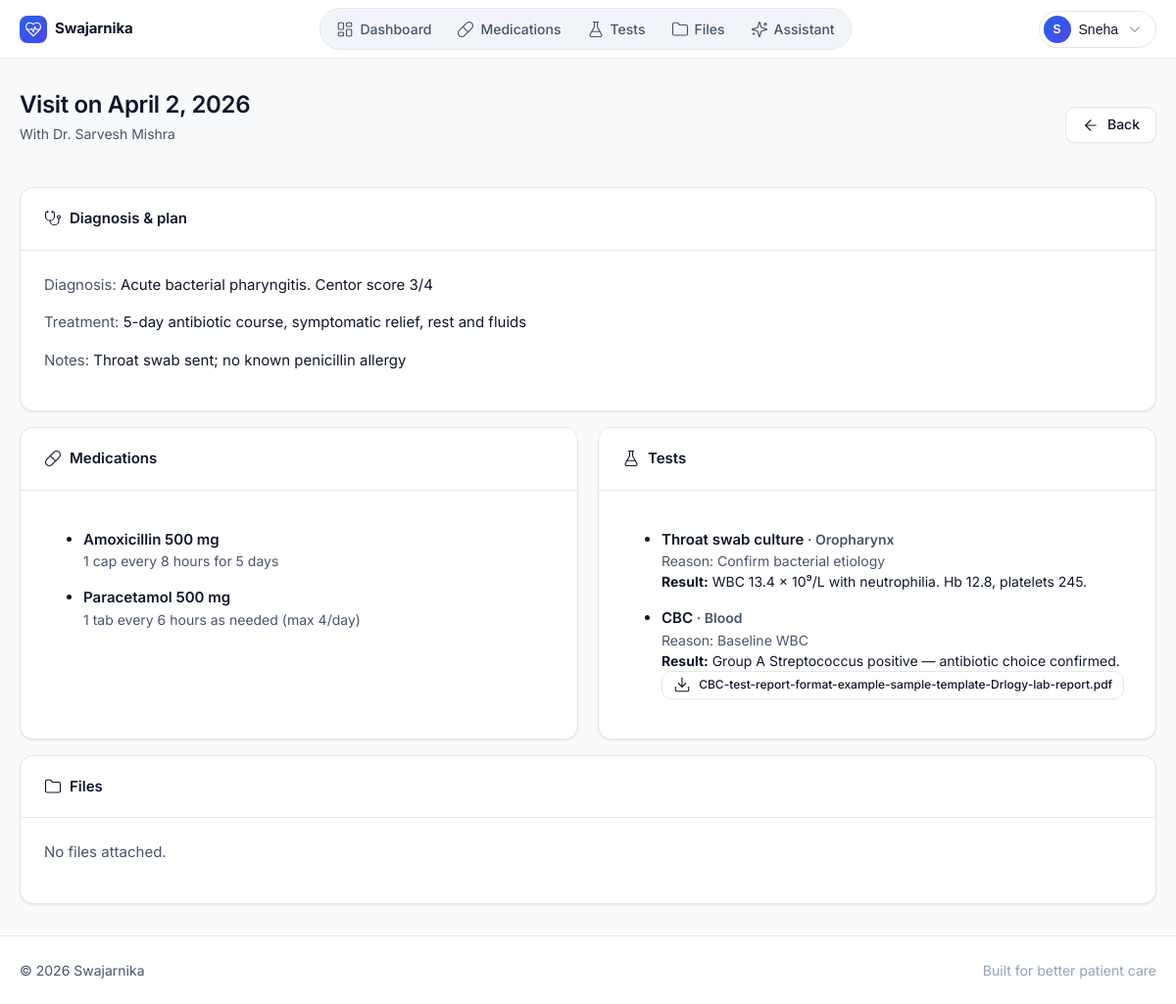
/patient/visit/1/ (signed in), run on the app's committed database.
### core/models.py (models this page shows, shortened)
class User(AbstractUser):
    is_doctor = models.BooleanField(default=False)
    is_patient = models.BooleanField(default=False)

class Patient(models.Model):
    user = models.OneToOneField(User, on_delete=models.CASCADE)
    doctor = models.ForeignKey(
        Doctor,
        on_delete=models.SET_NULL,
        related_name='patients',
        null=True,
        blank=True,
    )
    name = models.CharField(max_length=255)
    email = models.EmailField(unique=True)
    date_of_birth = models.DateField()
    gender = models.CharField(max_length=20)
    phone = models.CharField(max_length=15, blank=True, null=True)
    address = models.TextField(blank=True, null=True)
    created_at = models.DateTimeField(auto_now_add=True)

class Visit(models.Model):
    patient = models.ForeignKey(Patient, on_delete=models.CASCADE)
    doctor = models.ForeignKey(Doctor, on_delete=models.CASCADE)
    date_of_visit = models.DateField()
    diagnosis = models.TextField()
    treatment_plan = models.TextField()
    notes = models.TextField(blank=True, null=True)
    created_at = models.DateTimeField(auto_now_add=True)

class Doctor(models.Model):
    user = models.OneToOneField(User, on_delete=models.CASCADE)
    name = models.CharField(max_length=255)
    email = models.EmailField(unique=True)
    specialization = models.CharField(max_length=255)
    phone = models.CharField(max_length=15, blank=True, null=True)
    hospital = models.CharField(max_length=255, blank=True, null=True)
    created_at = models.DateTimeField(auto_now_add=True)

class Medication(models.Model):
    visit = models.ForeignKey(Visit, on_delete=models.CASCADE)
    medication_name = models.CharField(max_length=255)
    reason = models.TextField()
    instructions = models.TextField()
    missed_dose_instructions = models.TextField()
    created_at = models.DateTimeField(auto_now_add=True)

class Test(models.Model):
    visit = models.ForeignKey(Visit, on_delete=models.CASCADE)
    test_name = models.CharField(max_length=255)
    region = models.CharField(max_length=255, blank=True, null=True)
    reason = models.TextField()
    result = models.TextField(blank=True, null=True)
    result_file = models.FileField(upload_to='test_results/', blank=True, null=True)
    result_added_at = models.DateTimeField(blank=True, null=True)

### core/template_views.py (the view)
# urls.py: path('patient/visit/<int:visit_id>/', template_views.patient_visit_detail, name='patient_visit_detail'),
@patient_required
def patient_visit_detail(request, visit_id):
    visit = get_object_or_404(Visit, id=visit_id, patient=request.user.patient)
    medications = Medication.objects.filter(visit=visit)
    tests = Test.objects.filter(visit=visit)
    files = FileUpload.objects.filter(visit=visit)
    context = {
        'visit': visit,
        'medications': medications,
        'tests': tests,
        'files': files
    }
    return render(request, 'core/patient/visit_detail.html', context)

### core/template_views.py (called while the page is built)
def patient_required(view_func):
    @wraps(view_func)
    def wrapper(request, *args, **kwargs):
        if not hasattr(request.user, 'patient'):
            return redirect('patient_login')
        return view_func(request, *args, **kwargs)
    return wrapper

### core/templatetags/custom_filters.py (called while the page is built)
@register.filter
def filename(value):
    return os.path.basename(value)

### core/templatetags/lucide.py (called while the page is built)
@register.simple_tag
def icon(name, size=18, **kwargs):
    body = _ICONS.get(name)
    if body is None:
        return mark_safe(f"<!-- icon:{name} not found -->")
    extra_cls = kwargs.get("class", "")
    klass = f"lucide {extra_cls}".strip()
    sw = kwargs.get("stroke_width", "1.5")
    aria = 'aria-hidden="true"'
    svg = (
        f'<svg xmlns="http://www.w3.org/2000/svg" class="{klass}" '
        f'width="{size}" height="{size}" viewBox="0 0 24 24" '
        f'fill="none" stroke="currentColor" stroke-width="{sw}" '
        f'stroke-linecap="round" stroke-linejoin="round" {aria}>'
        f'{body}</svg>'
    )
    return mark_safe(svg)

### core/templates/core/patient/visit_detail.html (shortened to what this page needs)
{% extends 'core/base.html' %}
{% load custom_filters %}
{% load lucide %}
{% block content %}
<div class="sw-page-head">
    <div>
        <h1>Visit on {{ visit.date_of_visit }}</h1>
        <p class="sw-page-sub">With Dr. {{ visit.doctor.name }}</p>
    </div>
    <a href="{% url 'patient_dashboard' %}" class="sw-btn sw-btn-secondary">
        {% icon "arrow-left" size=16 %}<span>Back</span>
    </a>
</div>
<div class="sw-card sw-mb-4">
    <div class="sw-card-header">
        <span class="sw-flex" style="align-items:center;gap:8px;">{% icon "stethoscope" size=16 %}Diagnosis &amp; plan</span>
    </div>
    <div class="sw-card-body">
        <p><span class="sw-text-muted">Diagnosis:</span> {{ visit.diagnosis }}</p>
        <p><span class="sw-text-muted">Treatment:</span> {{ visit.treatment_plan }}</p>
        {% if visit.notes %}<p><span class="sw-text-muted">Notes:</span> {{ visit.notes }}</p>{% endif %}
    </div>
</div>
<div class="sw-grid sw-grid-2">
    <div class="sw-card">
        <div class="sw-card-header">
            <span class="sw-flex" style="align-items:center;gap:8px;">{% icon "pill" size=16 %}Medications</span>
        </div>
        <div class="sw-card-body">
            {% if medications %}
                <ul class="sw-stack">
                    {% for m in medications %}
                        <li>
                            <div class="sw-fw-600">{{ m.medication_name }}</div>
                            <div class="sw-text-sm sw-text-muted">{{ m.instructions }}</div>
                        </li>
                    {% endfor %}
                </ul>
            {% else %}
                <p class="sw-text-muted">None prescribed.</p>
            {% endif %}
        </div>
    </div>
    <div class="sw-card">
        <div class="sw-card-header">
            <span class="sw-flex" style="align-items:center;gap:8px;">{% icon "flask-conical" size=16 %}Tests</span>
        </div>
        <div class="sw-card-body">
            {% if tests %}
                <ul class="sw-stack">
                    {% for t in tests %}
                        <li>
                            <div class="sw-fw-600">{{ t.test_name }}{% if t.region %} <span class="sw-text-muted sw-text-sm">· {{ t.region }}</span>{% endif %}</div>
                            <div class="sw-text-sm sw-text-muted">Reason: {{ t.reason }}</div>
                            {% if t.result %}
                                <div class="sw-text-sm sw-mt-1"><strong>Result:</strong> {{ t.result }}</div>
                            {% elif not t.result_file %}
                                <div class="sw-text-sm sw-text-muted"><em>Result pending</em></div>
                            {% endif %}
                            {% if t.result_file %}
                                <div class="sw-mt-1">
                                    <a class="sw-btn sw-btn-sm sw-btn-secondary" href="{{ t.result_file.url }}" target="_blank">
                                        {% icon "download" size=14 %}<span>{{ t.result_file.name|filename }}</span>
                                    </a>
                                </div>
                            {% endif %}
                        </li>
                    {% endfor %}
                </ul>
            {% else %}
                <p class="sw-text-muted">None ordered.</p>
            {% endif %}
        </div>
    </div>
</div>
<div class="sw-card sw-mt-4">
    <div class="sw-card-header">
        <span class="sw-flex" style="align-items:center;gap:8px;">{% icon "folder" size=16 %}Files</span>
    </div>
    <div class="sw-card-body">
        {% if files %}
            <ul class="sw-file-list">
                {% for f in files %}
                    <li>
                        <span class="sw-file-icon">{% icon "file" size=16 %}</span>
                        <span class="sw-file-name">{{ f.file_path.name|filename }}</span>
                        <a class="sw-btn-icon sw-btn-icon-sm" href="{{ f.file_path.url }}" target="_blank" title="Open" aria-label="Open">
                            {% icon "external-link" size=14 %}
                        </a>
                    </li>
                {% endfor %}
            </ul>
        {% else %}
            <p class="sw-text-muted">No files attached.</p>
        {% endif %}
    </div>
</div>
{% endblock %}

### core/templates/core/base.html (shortened to what this page needs)
{% load static %}
{% load lucide %}
<!DOCTYPE html>
<html lang="en">
<head>
    <link href="{% static 'core/css/main.css' %}" rel="stylesheet">
</head>
<body class="{% block body_class %}{% endblock %}">
    {% block header %}
    <header class="sw-header">
        <div class="sw-container sw-nav">
            <a class="sw-brand" href="/">
                <span class="sw-brand-mark">{% icon "heart-pulse" size=18 %}</span>
                <span>Swajarnika</span>
            </a>
            {% if user.is_authenticated %}
                <ul class="sw-nav-links" id="swNavLinks">
                    {% if user.is_doctor %}
                        <li><a href="{% url 'doctor_dashboard' %}">{% icon "layout-dashboard" size=16 %}<span>Dashboard</span></a></li>
                        <li><a href="{% url 'doctor_patient_add' %}">{% icon "user-plus" size=16 %}<span>Add patient</span></a></li>
                    {% elif user.is_patient %}
                        <li><a href="{% url 'patient_dashboard' %}">{% icon "layout-dashboard" size=16 %}<span>Dashboard</span></a></li>
                        <li><a href="{% url 'patient_medications' %}">{% icon "pill" size=16 %}<span>Medications</span></a></li>
                        <li><a href="{% url 'patient_tests' %}">{% icon "flask-conical" size=16 %}<span>Tests</span></a></li>
                        <li><a href="{% url 'patient_files' %}">{% icon "folder" size=16 %}<span>Files</span></a></li>
                        <li><a href="{% url 'patient_ai_chat' %}">{% icon "sparkles" size=16 %}<span>Assistant</span></a></li>
                    {% endif %}
                </ul>
                <div class="sw-flex">
                    <div class="sw-nav-user" id="swUserMenu">
                        <button class="sw-nav-user-btn" type="button"
                                onclick="document.getElementById('swUserMenu').classList.toggle('open')">
                            <span class="sw-avatar">
                                {% if user.is_doctor %}{{ user.doctor.name|slice:":1"|upper }}
                                {% elif user.is_patient %}{{ user.patient.name|slice:":1"|upper }}
                                {% else %}{{ user.username|slice:":1"|upper }}{% endif %}
                            </span>
                            <span class="sw-nav-user-name">
                                {% if user.is_doctor %}Dr. {{ user.doctor.name }}
                                {% elif user.is_patient %}{{ user.patient.name }}
                                {% else %}{{ user.username }}{% endif %}
                            </span>
                            {% icon "chevron-down" size=14 class="sw-text-soft" %}
                        </button>
                    </div>
                </div>
            {% endif %}
        </div>
    </header>
    {% endblock %}
    {% block main %}
    <main class="sw-main">
        <div class="sw-container">
            {% block content %}{% endblock %}
        </div>
    </main>
    {% block footer %}
    <footer class="sw-footer">
        <div class="sw-container sw-footer-inner">
            <span>&copy; 2026 Swajarnika</span>
            <span class="sw-text-soft">Built for better patient care</span>
        </div>
    </footer>
    {% endblock %}
    {% endblock %}
</body>
</html>

### data on the page
User: patient.name "S", patient.name "Sneha"
Visit: date_of_visit "April 2, 2026", doctor.name "Sarvesh Mishra", diagnosis "Acute bacterial pharyngitis. Centor score 3/4", treatment_plan "5-day antibiotic course, symptomatic relief, rest and fluids", notes "Throat swab sent; no known penicillin allergy"
Medication: medication_name "Amoxicillin 500 mg", instructions "1 cap every 8 hours for 5 days"
Medication: medication_name "Paracetamol 500 mg", instructions "1 tab every 6 hours as needed (max 4/day)"
Test: test_name "Throat swab culture", region "Oropharynx", reason "Confirm bacterial etiology", result "WBC 13.4 × 10⁹/L with neutrophilia. Hb 12.8, platelets 245."
Test: test_name "CBC", region "Blood", reason "Baseline WBC", result "Group A Streptococcus positive — antibiotic choice confirmed.", result_file.name|filename "CBC-test-report-format-example-sample-template-Drlogy-lab-report.pdf"
